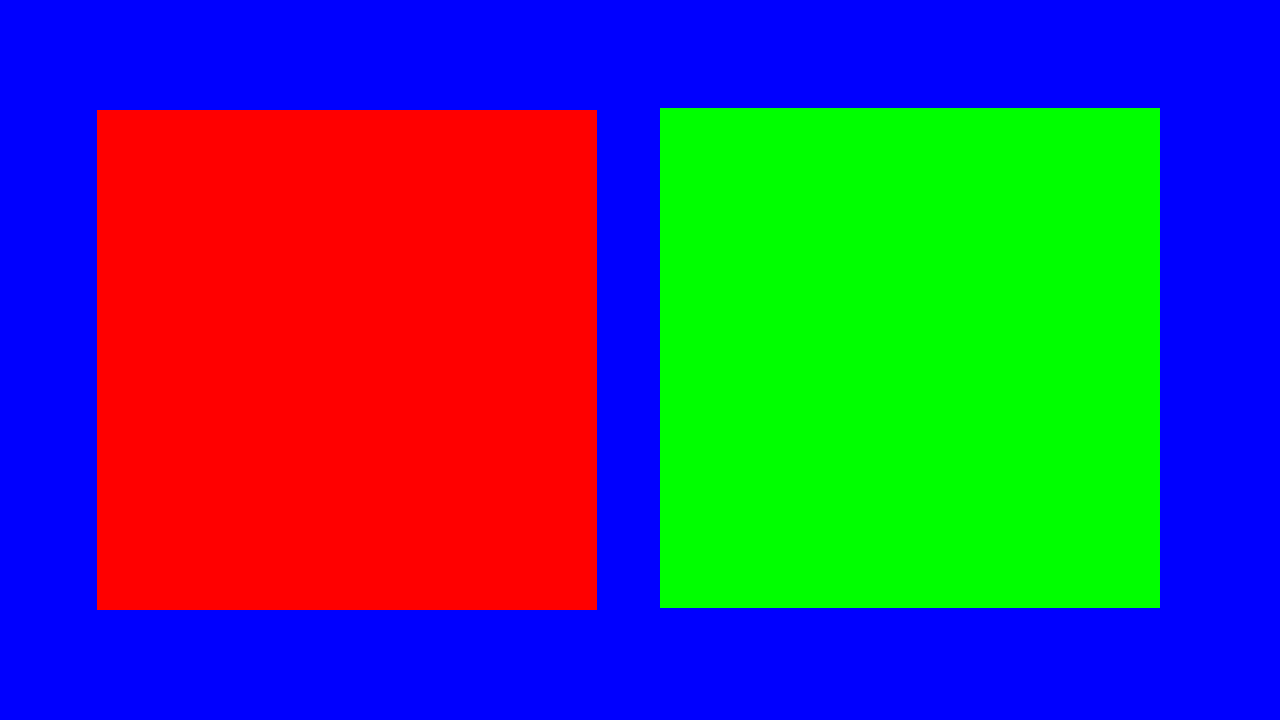
#> input picture red_light_green_light/scripts/blobs/BigSquares.png, 1280 x 720 px
$ python redintensity.py
#> lines starting #> are read from the running program, lines starting #| are printed output that depends on the picture
#!/usr/bin/env python

import numpy as np
import matplotlib.pyplot as plt
import cv2

rgb = cv2.imread("BigSquares.png")
#> rgb is the input picture: shape (720, 1280, 3); mean B, G, R 116.7, 69.2, 69.2
r = rgb[:, :, 2].ravel()  # flatten
plt.plot(r)
plt.show()
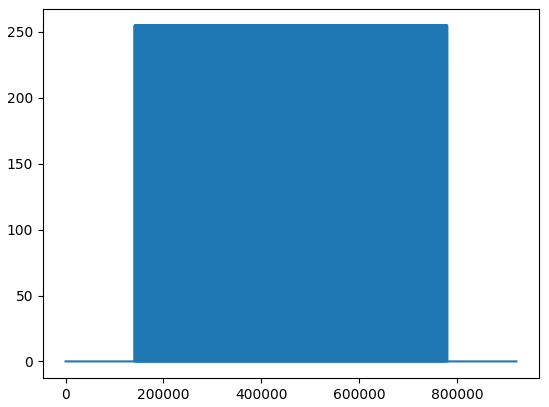
#> figure drawn by matplotlib, 1 panel; curve peaks at x = 140897, y = 255

$ run again, with red_light_green_light/scripts/blobs/SmallSquares.png copied over red_light_green_light/scripts/blobs/BigSquares.png
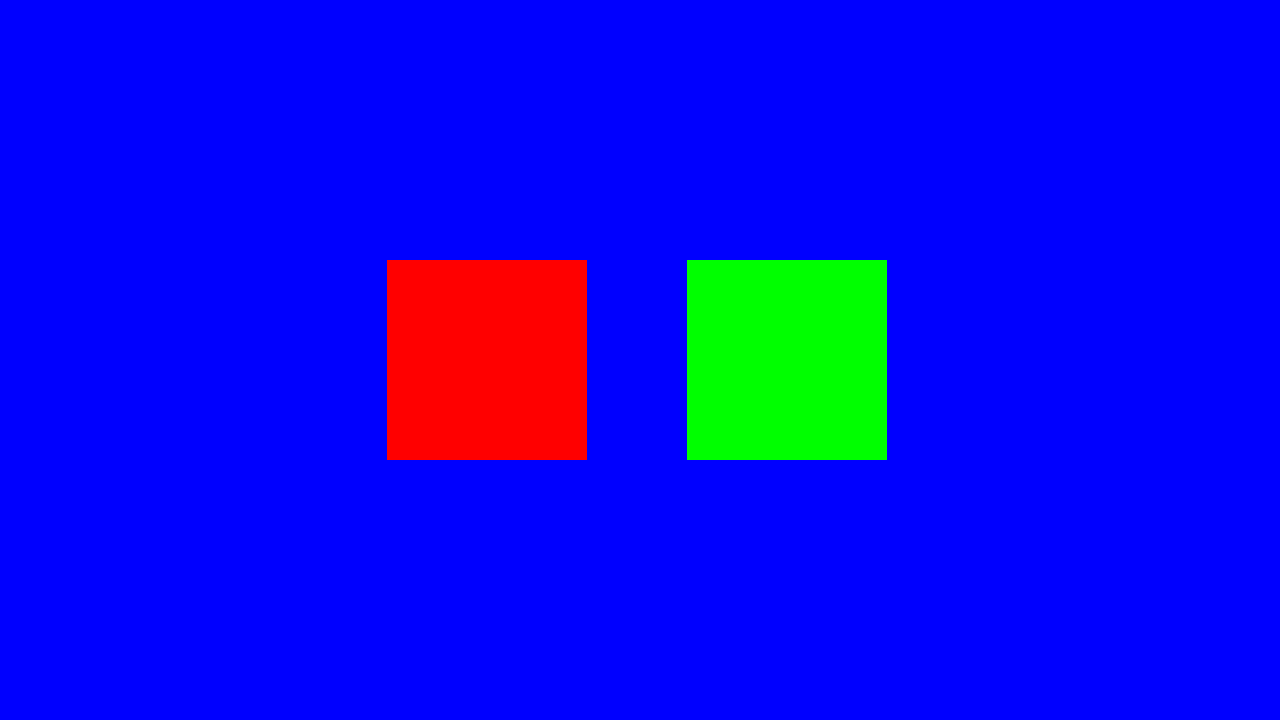
#> input picture red_light_green_light/scripts/blobs/SmallSquares.png, 1280 x 720 px
#> rgb is the input picture: shape (720, 1280, 3); mean B, G, R 232.9, 11.1, 11.1
#> `plt.show()`:
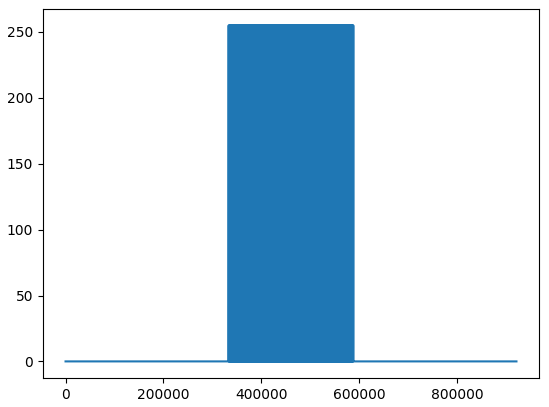
#> figure drawn by matplotlib, 1 panel; curve peaks at x = 333187, y = 255
